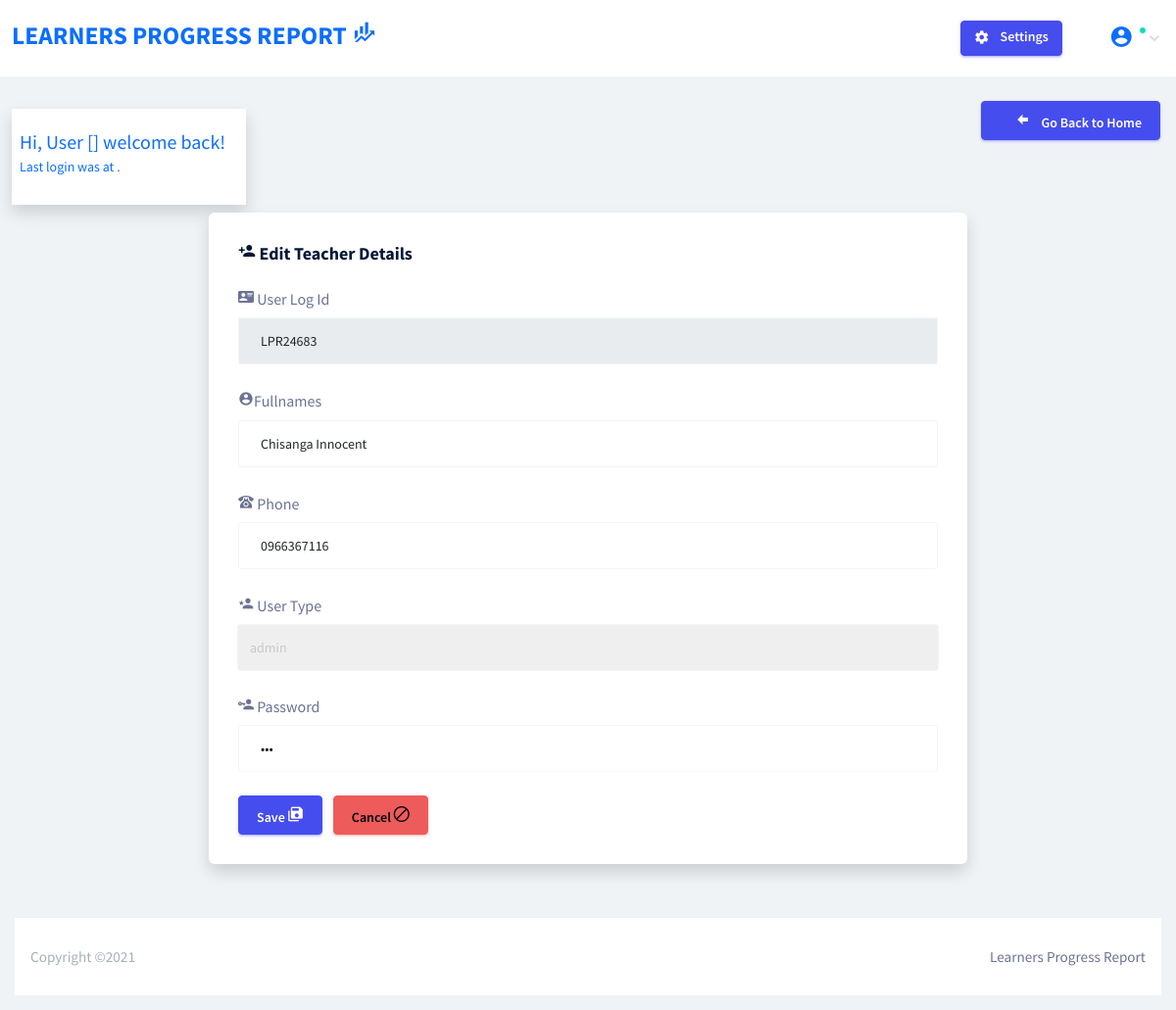
/template/pages/forms/add_teacher.php?id=LPR24683 (signed in), run on an earlier commit of the app's database.
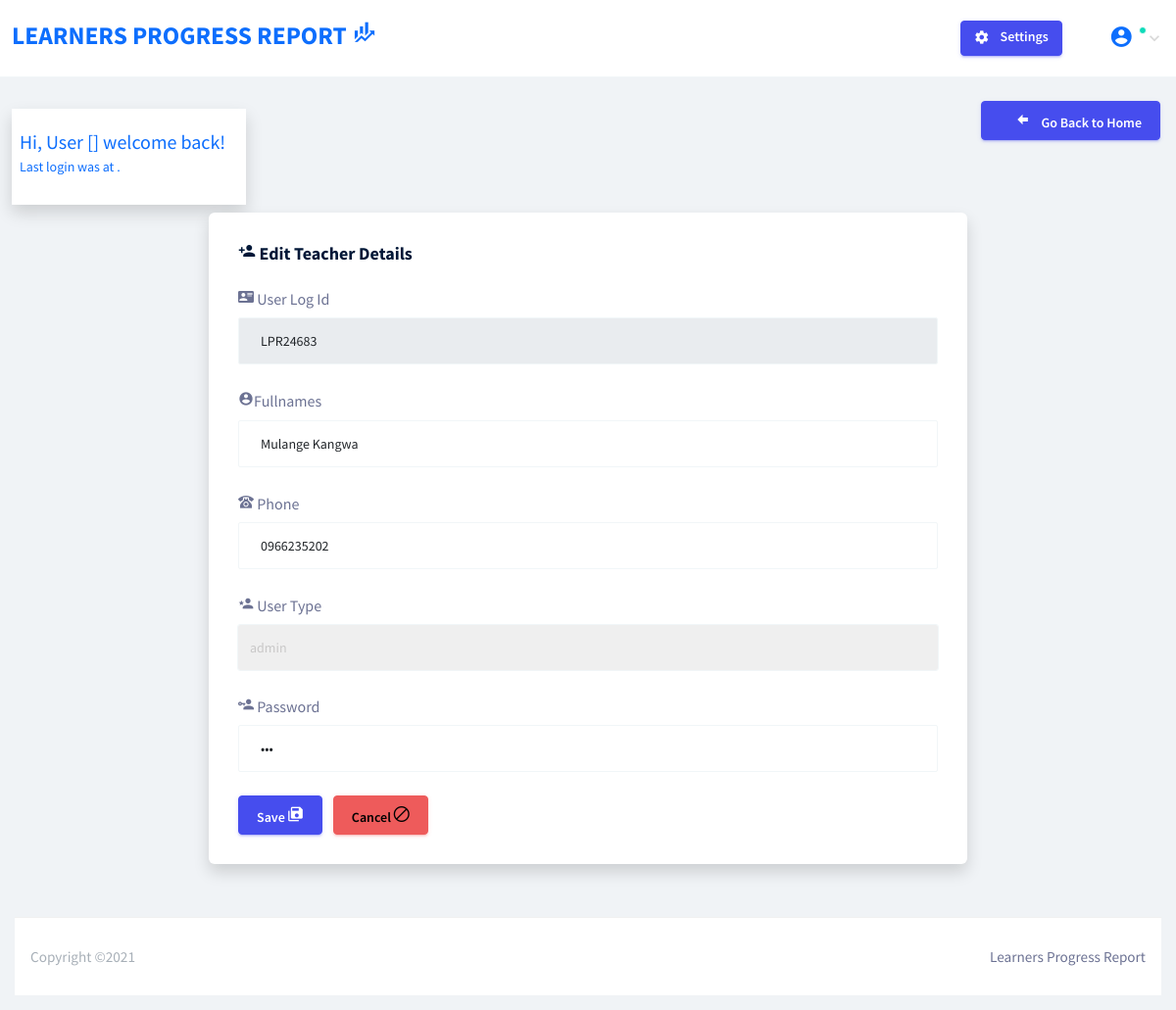
And on a later commit of the database.
### tables this page shows
CREATE TABLE IF NOT EXISTS `users` (
  `user_id` int(11) NOT NULL AUTO_INCREMENT,
  `user_log_id` varchar(255) NOT NULL,
  `fullnames` varchar(255) NOT NULL,
  `phone` varchar(255) NOT NULL,
  `password` varchar(255) NOT NULL,
  `user_type` varchar(255) NOT NULL,
  `status` varchar(20) NOT NULL,
  PRIMARY KEY (`user_id`)
);

### template/pages/forms/add_teacher.php (the view, shortened to what this page needs)
<?php
  require "../../processing/db_config.php";
  if (!$_SESSION['userid']) {
    header("location: ../index.php?login=you_nned_to_login");
  }else{
  $user = $_SESSION['user_log_id'];
  $get_time = mysqli_query($conn_db, "SELECT * FROM logs WHERE user_id = '$user' ORDER BY logid ASC");
  $log_row = mysqli_fetch_array($get_time);
  if (isset($_POST['submit_teacher'])) {
    $names = $_POST['names'];
    $userid = strtoupper($_POST['userid']);
    $phone = $_POST['phone'];
    $usertype = $_POST['usertype'];
    $pwd = $_POST['pwd'];
    $get_user = mysqli_query($conn_db, "SELECT * FROM users WHERE user_log_id ='$userid' ");
    if (mysqli_num_rows($get_user) == null || mysqli_num_rows($get_user) == 0) {
      $insert_user = mysqli_query($conn_db, "INSERT INTO users(user_log_id,fullnames,phone,password,user_type,status) VALUES('$userid','$names','$phone','$pwd','$usertype','offline')");
      if ($insert_user == true) {
        ?>
        <script>
          window.alert("Teacher addedd successful");
        </script>
        <?php
      }else{
         ?>
        <script>
          window.alert("Teacher was not addedd, Try Again");
        </script>
        <?php
      }
    }else{
       ?>
        <script>
          window.alert("The Teacher is already added");
        </script>
        <?php
    }
  }elseif (isset($_GET['id'])) {
    $t_id = $_GET['id'];
    $get_teachers_data = mysqli_query($conn_db, "SELECT * FROM users WHERE user_log_id='$t_id' ");
    $row_teacher = mysqli_fetch_array($get_teachers_data);
  }
?>
<!DOCTYPE html>
<html lang="en">
  <head>
  <link rel="stylesheet" href="../../vendors/mdi/css/materialdesignicons.min.css">
  <link rel="stylesheet" href="../../vendors/base/vendor.bundle.base.css">
  <link rel="stylesheet" href="../../vendors/select2/select2.min.css">
  <link rel="stylesheet" href="../../vendors/select2-bootstrap-theme/select2-bootstrap.min.css">
  <link rel="stylesheet" href="../../css/style.css">
  </head>
  <body>
    <div class="container-scroller">
    <div class="horizontal-menu">
      <nav class="navbar top-navbar col-lg-12 col-12 p-0">
        <div class="container-fluid">
          <div class="navbar-menu-wrapper d-flex align-items-center justify-content-between">
              <div class="text-center navbar-brand-wrapper d-flex align-items-center justify-content-center">
                  <h3 class="text-primary text-uppercase" style="font-weight: bold; font-size: 25.5px;"> Learners Progress Report  <i class="mdi mdi-finance"></i></h3>
              </div>
              <ul class="navbar-nav navbar-nav-right">
                  <li class="nav-item dropdown d-lg-flex d-none">
                  <button type="button" class="btn btn-primary btn-sm"><i class="mdi mdi-settings text-white"></i> Settings</button>
                </li>
                <li class="nav-item nav-profile dropdown">
                  <a class="nav-link dropdown-toggle" href="#" data-bs-toggle="dropdown" id="profileDropdown">
                    <span class="online-status"></span>
                    <i class="mdi mdi-account-circle text-primary" style="font-size: 25px;"></i>
                  </a>
                </li>
            </ul>
          </div>
        </div>
      </nav>
    </div>
		<div class="container-fluid page-body-wrapper">
			<div class="main-panel">
				<div class="content-wrapper">
					<div class="row">
						<div class="col-sm-6 mb-4 mb-xl-0">
							<div class="d-lg-flex align-items-center bg-white shadow my-2 p-2 col-md-5">
                <div class="py-3">
                  <h3 class="text-primary font-weight-bold mb-2">Hi, User [<?php echo $_SESSION['user_log_id']; ?>] welcome back!</h3>
                  <h6 class="font-weight-normal mb-2 text-primary">Last login was at <?php echo $log_row['log_time'];  ?>.</h6>
                </div>
              </div>
						</div>
						<div class="col-sm-6">
							<div class="d-flex align-items-center justify-content-md-end">
								<div class="pe-1 mb-3 mb-xl-0">
										<a href="../../index.php" type="button" class="btn btn-primary btn-icon-text">
                      <i class="mdi mdi-arrow-left-bold btn-icon-append p-2"></i>
											Go Back to Home
									</a>
								</div>
							</div>
						</div>
					</div>
					<div class="row">
            <div class="col-md-8 offset-md-2 grid-margin stretch-card">
              <div class="card shadow">
                <div class="card-body">
                 <?php
                 if (isset($_GET['id'])) {
                   echo ' <h4 class="card-title"><i class="mdi mdi-account-plus"></i> Edit teacher details</h4>';
                 }else{
                  echo ' <h4 class="card-title"><i class="mdi mdi-account-plus"></i> Add A teacher</h4>';
                 }
                 ?>
                  <?php
                  if (isset($_GET['id'])) {
                    ?>
                    <form class="form" method="POST">
                    <div class="form-group">
                      <label for="input-group-append"><i class="mdi mdi-account-card-details"></i> User Log Id</label>
                      <input type="text" name="userid" class="form-control"  value="<?php echo $row_teacher['user_log_id'] ?>" readonly >
                    </div>
                    <div class="form-group">
                      <label for="input-group-append"><i class="mdi mdi-account-circle"></i>Fullnames</label>
                      <input type="text" name="names" class="form-control"  value="<?php echo $row_teacher['fullnames'] ?>">
                    </div>
                    <div class="form-group">
                      <label for="exampleInputEmail1"><i class="mdi mdi-phone-classic"></i> Phone</label>
                      <input type="text" name="phone" class="form-control" id="exampleInputEmail1" value="<?php echo $row_teacher['phone'] ?>">
                    </div>
                    <div class="form-group">
                      <label for="exampleInputPassword1"><i class="mdi mdi-account-star"></i> User Type</label>
                      <select class="form-control py-3" name="usertype">
                        <option>admin</option>
                      </select>
                    </div>
                    <div class="form-group">
                      <label for="exampleInputConfirmPassword1"><i class="mdi mdi-account-key"></i> Password</label>
                      <input type="password" name="pwd" class="form-control" id="exampleInputConfirmPassword1" value="<?php echo $row_teacher['password'] ?>">
                    </div>
                    <?php
                  }
                  ?>
                   <?php
                   if (isset($_GET['id'])) {
                     echo ' <button type="submit" name="save_details" class="btn btn-primary me-2">Save <i class="mdi mdi-content-save-all"></i></button>';
                   }else{
                    echo ' <button type="submit" name="submit_teacher" class="btn btn-primary me-2">Submit <i class="mdi mdi-near-me"></i></button>';
                   }
                   ?>
                    <button class="btn btn-danger" type="reset">Cancel <i class="mdi mdi-block-helper"></i></button>
                  </form>
                </div>
              </div>
            </div>
					</div>
				</div>
				<footer class="footer">
          <div class="footer-wrap">
            <div class="d-sm-flex justify-content-center justify-content-sm-between">
              <span class="text-muted text-center text-sm-left d-block d-sm-inline-block">Copyright ©</a>2021</span>
              <span class="float-none float-sm-right d-block mt-1 mt-sm-0 text-center">Learners Progress Report</span>
            </div>
          </div>
        </footer>
			</div>
		</div>
    </div>
  </body>
</html>
<?php
  }
?>

What changed in the data, as far as the page shows it:
changed users "LPR24683": names "Chisanga Innocent" → "Mulange Kangwa"; phone "0966367116" → "0966235202"
